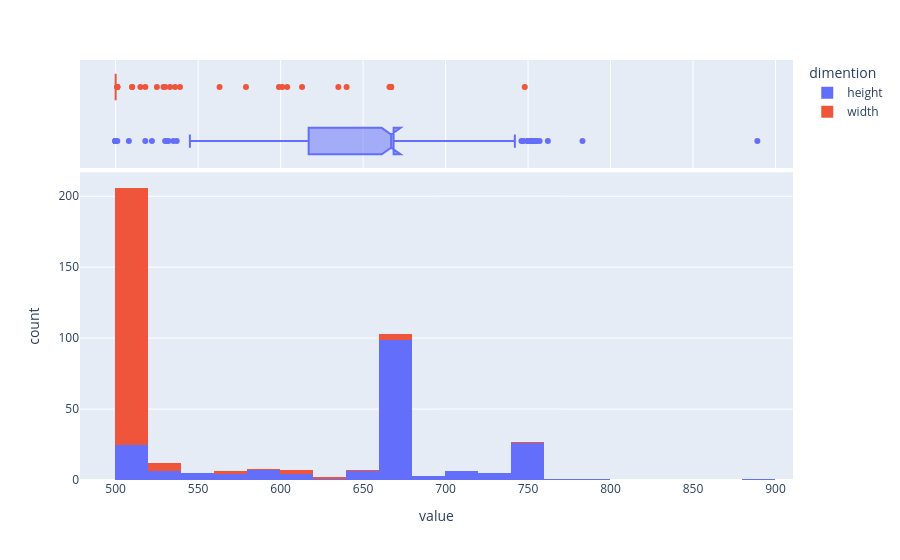

Source (notebook cell):
### Markdown cell above
#### Dimention Analysis (histogram + boxplot)

### Code cell
def get_dimentions(row):
    '''Get the width and height of an image'''
    img_path = os.path.join(data_dir, row['image'])     # Find file
    img = Image.open(img_path)                          # Open the image
    return img.size                                     # (width, height)

# Sample for simplicity and to get a general overview
sample = 200
dimentions  = [get_dimentions(df.iloc[n]) for n in range(0,sample)]

dimension_df = pd.DataFrame(dimentions, columns=["height", "width"])
# combine into width height into 1 col with a catergorical column
long_df = dimension_df.melt(var_name="dimention")

# Histogram and boxplot of spreads
px.histogram(long_df, x="value", color="dimention", marginal="box")

### Figure 1 — Plotly figure (JSON) as saved in the notebook; plotly's stock layout.template omitted (floating-point values rounded to 4 significant figures; data arrays with more than 128 entries replaced by an {"elided": "..."} marker saying what was removed)
{"data": [{"bingroup": "x", "hovertemplate": "dimention=height<br>value=%{x}<br>count=%{y}<extra></extra>", "legendgroup": "height", "marker": {"color": "#636efa", "pattern": {"shape": ""}}, "name": "height", "orientation": "v", "showlegend": true, "type": "histogram", "x": {"elided": "200 int values"}, "xaxis": "x", "yaxis": "y"}, {"hovertemplate": "dimention=height<br>value=%{x}<extra></extra>", "legendgroup": "height", "marker": {"color": "#636efa"}, "name": "height", "notched": true, "showlegend": false, "type": "box", "x": {"elided": "200 int values"}, "xaxis": "x2", "yaxis": "y2"}, {"bingroup": "x", "hovertemplate": "dimention=width<br>value=%{x}<br>count=%{y}<extra></extra>", "legendgroup": "width", "marker": {"color": "#EF553B", "pattern": {"shape": ""}}, "name": "width", "orientation": "v", "showlegend": true, "type": "histogram", "x": {"elided": "200 int values"}, "xaxis": "x", "yaxis": "y"}, {"hovertemplate": "dimention=width<br>value=%{x}<extra></extra>", "legendgroup": "width", "marker": {"color": "#EF553B"}, "name": "width", "notched": true, "showlegend": false, "type": "box", "x": {"elided": "200 int values"}, "xaxis": "x2", "yaxis": "y2"}], "layout": {"barmode": "relative", "legend": {"title": {"text": "dimention"}, "tracegroupgap": 0}, "margin": {"t": 60}, "xaxis": {"anchor": "y", "domain": [0, 1], "title": {"text": "value"}}, "xaxis2": {"anchor": "y2", "domain": [0, 1], "matches": "x", "showgrid": true, "showticklabels": false}, "yaxis": {"anchor": "x", "domain": [0, 0.7326], "title": {"text": "count"}}, "yaxis2": {"anchor": "x2", "domain": [0.7426, 1], "matches": "y2", "showgrid": false, "showline": false, "showticklabels": false, "ticks": ""}}}
